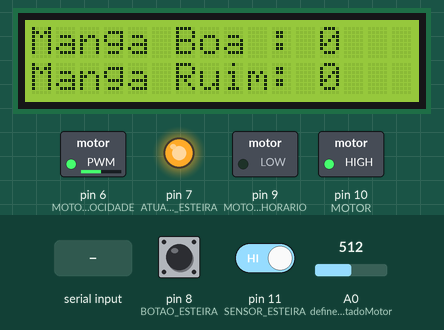
This sketch was run on a simulated Arduino Uno, built with avr-gcc and run on an emulated ATmega328P. Parts: 16×2 character LCD, switched loads named in the sketch (green lamp = pin HIGH), output pins drawn as LEDs (lit = HIGH). The inputs (shaded band) are chosen by the test bench; at power-on: pin 11 (SENSOR_ESTEIRA) HIGH, pin 8 (BOTAO_ESTEIRA) HIGH, A0 (defineEstadoMotor) = 512. What the sketch prints to the serial monitor is not drawn.

Above: at 1.2 s.
1.3 s: pin 11 (SENSOR_ESTEIRA) driven LOW
At 1.7 s:
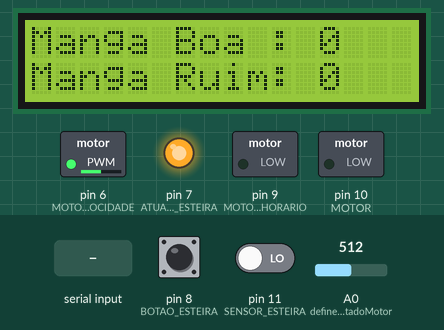
2.8 s: "boa" received over Serial
At 5.5 s:
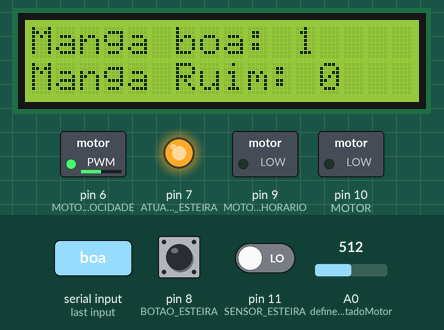
5.8 s: "ruim" received over Serial
At 8.2 s:
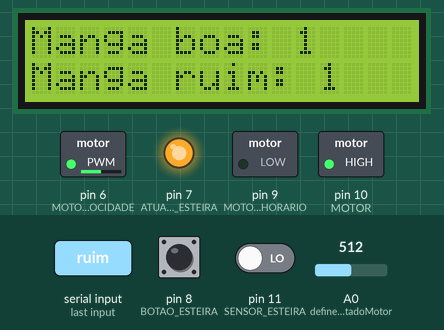
Timing chart, 0 to 9.7 s (numbered marks = the images above; inputs shaded):
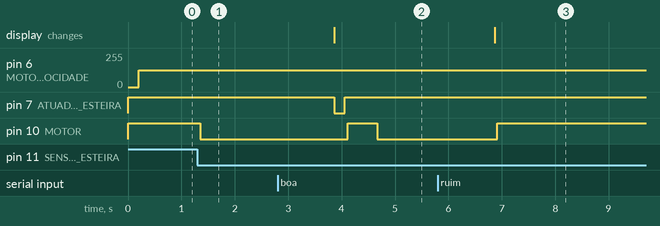

The sketch:

ProjetoManga.ino
```cpp
#include "string.h"
#include <LiquidCrystal_I2C.h>

const int SENSOR_MANGA_RUIM = 12;
const int SENSOR_ESTEIRA = 11;
const int ATUADOR_ESTEIRA = 7;
const int BOTAO_ESTEIRA = 8;

const int MOTOR_VELOCIDADE = 6;
const int MOTOR_ANTI_HORARIO = 9;
const int MOTOR = 10;


bool ESTADO_ULTIMO_BOTAO_ESTEIRA = LOW;
bool ESTADO_ATUAL_BOTAO_ESTEIRA = LOW;

bool MOTOR_LIGADO = false;
int VELOCIDADE_MOTOR = 0;
int SENSOR_MANGA_RUIM_LIGADO = 0;

int QUANTIDADE_MANGA_RUIM = 0;
int QUANTIDADE_MANGA_BOA = 0;

LiquidCrystal_I2C lcd(0x27,16,2);


void setup() {
  pinMode(ATUADOR_ESTEIRA, OUTPUT);
  pinMode(MOTOR, OUTPUT);
  pinMode(MOTOR_ANTI_HORARIO, OUTPUT);
  pinMode(MOTOR_VELOCIDADE, OUTPUT);
  pinMode(BOTAO_ESTEIRA, INPUT);
  pinMode(SENSOR_ESTEIRA, INPUT);
  pinMode(SENSOR_MANGA_RUIM, INPUT);

  digitalWrite(ATUADOR_ESTEIRA, HIGH);
  digitalWrite(MOTOR_ANTI_HORARIO, LOW);
  digitalWrite(MOTOR, HIGH);

  Serial.begin(115200); // Initialize the software serial port

  lcd.init(); // initialize the lcd
  lcd.setBacklight(HIGH);
  lcd.setCursor(0,0);
  lcd.print("Manga Boa : " + String(QUANTIDADE_MANGA_BOA) + " ");
  lcd.setCursor(0,1);
  lcd.print("Manga Ruim: " + String(QUANTIDADE_MANGA_RUIM) + " ");
}

void loop() {

  defineEstadoMotor();
  defineDestinoManga();

}

void defineDestinoManga() {

  if (digitalRead(SENSOR_ESTEIRA) == 0 && MOTOR_LIGADO == 1) {

    defineEstadoMotor(false, 5);

    if (digitalRead(SENSOR_ESTEIRA) == 0)
    {

      //Serial.println("Motor depois do if: " + String(MOTOR_LIGADO));

      Serial.write("analisar");

      int contadorRetornoEsp32 = 0;
      bool mangaBoa = false;
      String retornoEstadoManga;

      while (contadorRetornoEsp32 <= 8) {

        delay(25);
        retornoEstadoManga = Serial.readString();

        Serial.println("Retorno estado: " + retornoEstadoManga);
        Serial.println("Aguardando...");

        if (String(retornoEstadoManga) == "boa" || String(retornoEstadoManga) == "ruim" || String(retornoEstadoManga) == "parar") {
          break;
          delay(100);
        }

        contadorRetornoEsp32++;
      }

      if (String(retornoEstadoManga) == "ruim") {

        defineQuantidadeMangaLcd("ruim");

        defineEstadoMotor(true, 700);

        while (digitalRead(SENSOR_ESTEIRA) == 0) {
            delay(5);
        }
      }

      else if (String(retornoEstadoManga) == "boa"){

        defineQuantidadeMangaLcd("boa");

        digitalWrite(ATUADOR_ESTEIRA, LOW);

        delay(200);

        digitalWrite(ATUADOR_ESTEIRA, HIGH);

        defineEstadoMotor(true, 500);
      }

      else if (String(retornoEstadoManga) == "parar") {
        defineEstadoMotor(false, 50);
      }

      else {

        defineEstadoMotor(true, 50);
        while (digitalRead(SENSOR_ESTEIRA) == 0) {
            delay(5);
        }

      }
    }
  }
}

void defineQuantidadeMangaLcd(String estadoManga) {

  if (estadoManga.equals("boa")) {
    QUANTIDADE_MANGA_BOA++;
    delay(50);
    lcd.setCursor(0,0);
    lcd.print("Manga boa: " + String(QUANTIDADE_MANGA_BOA) + " ");
  }

  else {
    QUANTIDADE_MANGA_RUIM++;
    delay(50);
    lcd.setCursor(0,1);
    lcd.print("Manga ruim: " + String(QUANTIDADE_MANGA_RUIM) + " ");
  }
}

void defineEstadoMotor(bool estadoMotor, int tempo) {

  delay(50);

  MOTOR_LIGADO = estadoMotor;

  digitalWrite(MOTOR, MOTOR_LIGADO);

  delay(tempo);
}

void defineEstadoMotor() {

  ESTADO_ATUAL_BOTAO_ESTEIRA = estadoBotao(ESTADO_ULTIMO_BOTAO_ESTEIRA);

  if (ESTADO_ULTIMO_BOTAO_ESTEIRA == LOW && ESTADO_ATUAL_BOTAO_ESTEIRA == HIGH)
  {
      MOTOR_LIGADO = !MOTOR_LIGADO;
      delay(100);
  }

  ESTADO_ULTIMO_BOTAO_ESTEIRA = ESTADO_ATUAL_BOTAO_ESTEIRA;

  digitalWrite(MOTOR, MOTOR_LIGADO);

  if (MOTOR_LIGADO) {
    int VELOCIDADE_ATUAL_MOTOR = analogRead(A0);
    VELOCIDADE_ATUAL_MOTOR = VELOCIDADE_ATUAL_MOTOR * 0.2492668622;

    if (VELOCIDADE_ATUAL_MOTOR <= 255) {
      analogWrite(MOTOR_VELOCIDADE, VELOCIDADE_ATUAL_MOTOR);
    }
  }
}

bool estadoBotao(bool estadoUltimoBotao) {

  bool estadoAtualBotao = digitalRead(BOTAO_ESTEIRA);

  if (estadoAtualBotao != estadoUltimoBotao)
  {
    delay(5);
    estadoAtualBotao = digitalRead(BOTAO_ESTEIRA);
  }

  return estadoAtualBotao;
}
```

Measured:
- after the input at 1.3 s, pin 10 (MOTOR): HIGH → LOW after 0.05 s
- after the input at 2.8 s, pin 7 (ATUADOR_ESTEIRA): HIGH → LOW after 1.1 s, → HIGH 0.20 s later; pin 10 (MOTOR): LOW → HIGH after 1.3 s, → LOW 0.55 s later; the display: changes after 1.1 s (image 2)
- after the input at 5.8 s, pin 10 (MOTOR): LOW → HIGH after 1.1 s instead of 8.1 s; the display: changes after 1.1 s (image 3)
